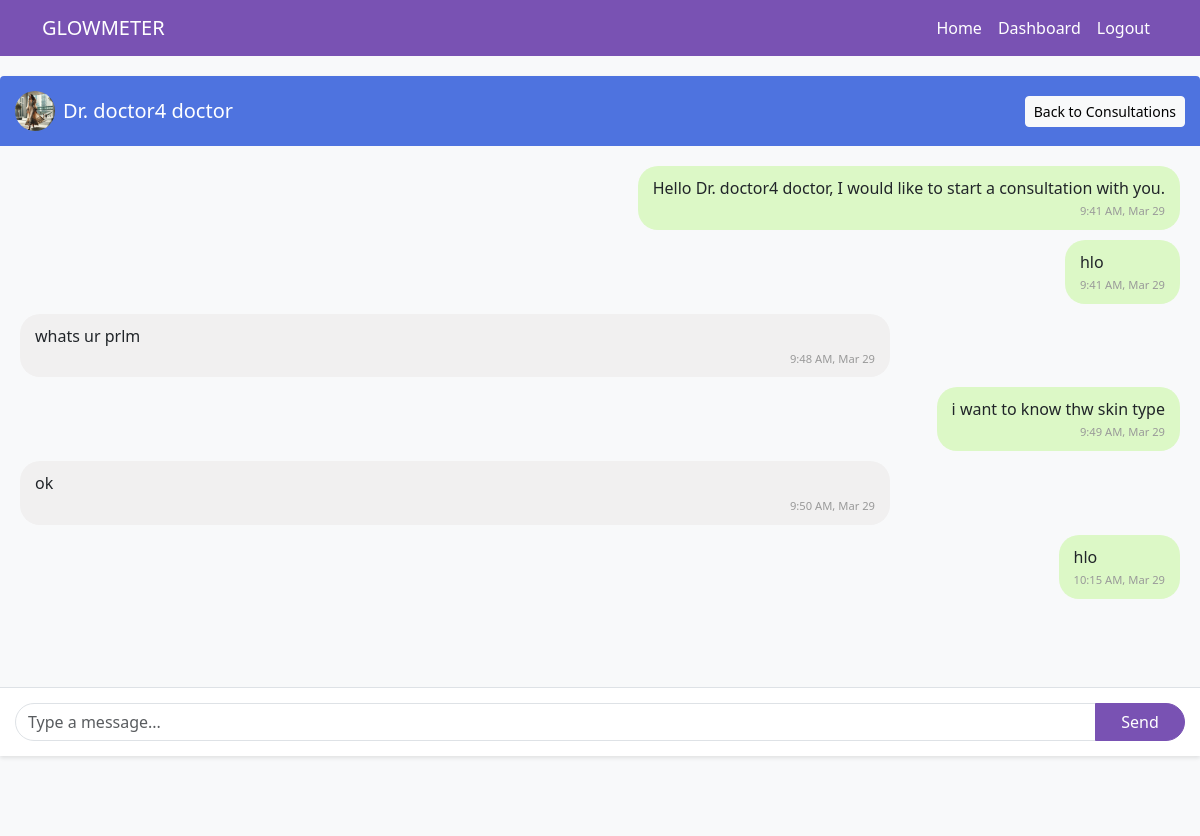
Page /consultation/8/ (signed in) on the earlier database version.
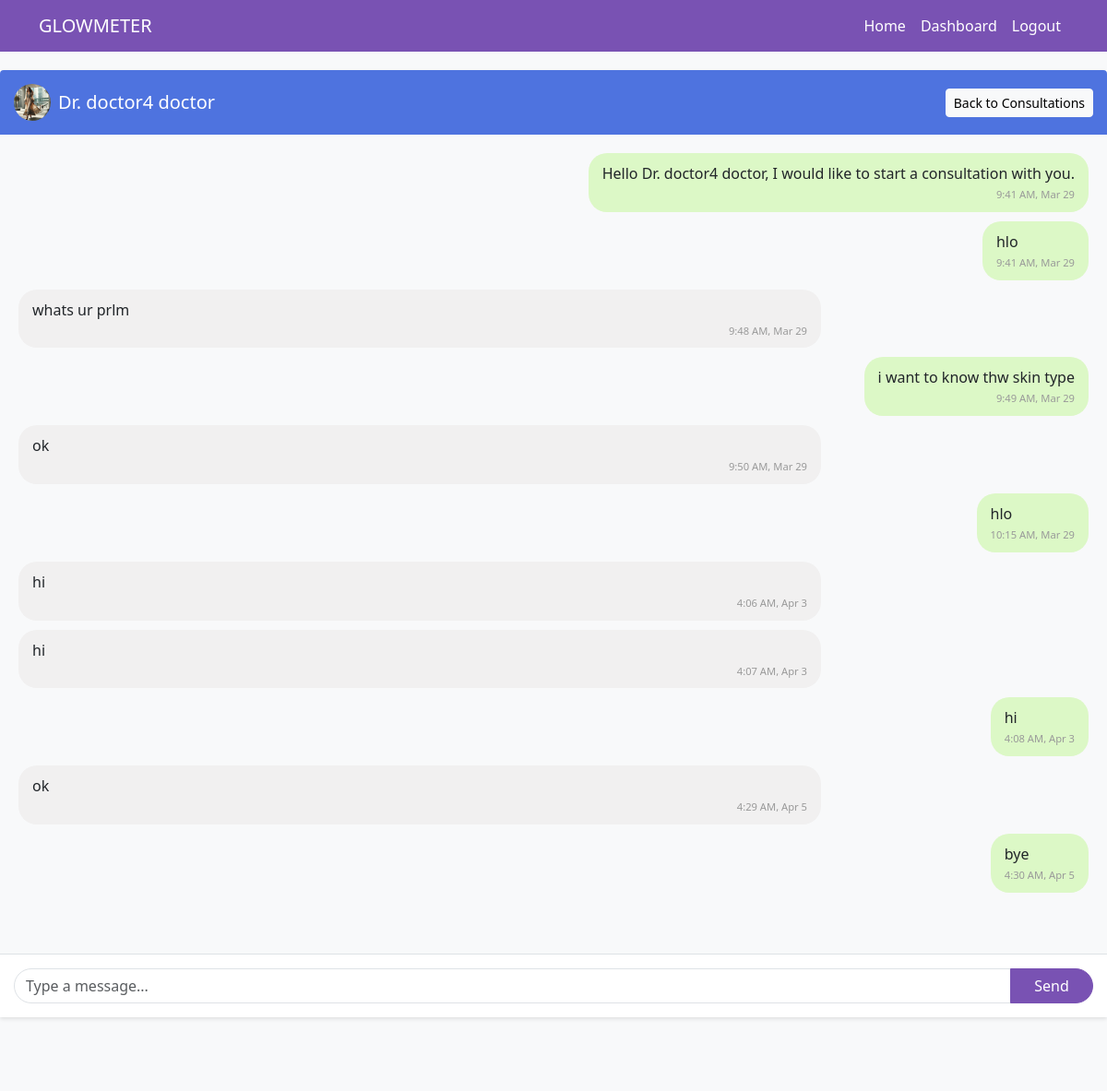
Same page on the later database version.
### glowmeter_app/models.py (models this page shows, shortened)
class Message(models.Model):
    consultation = models.ForeignKey(Consultation, on_delete=models.CASCADE, related_name='messages')
    sender = models.ForeignKey(User, on_delete=models.CASCADE, related_name='sent_messages')
    content = models.TextField()
    timestamp = models.DateTimeField(auto_now_add=True)
    is_read = models.BooleanField(default=False)
    class Meta:
        ordering = ['timestamp']

### glowmeter_app/views.py (the view, shortened to what this page needs)
# urls.py: path('consultation/<int:consultation_id>/', views.consultation_view, name='consultation'),
@login_required
def consultation_view(request, consultation_id):
    consultation = get_object_or_404(Consultation, id=consultation_id)
    user = request.user
    if user != consultation.user and (not user.is_doctor or user.doctor_profile != consultation.doctor):
        messages.error(request, "You don't have permission to view this consultation.")
        return redirect('dashboard')
    Message.objects.filter(
        consultation=consultation,
        is_read=False
    ).exclude(sender=user).update(is_read=True)
    chat_messages = Message.objects.filter(consultation=consultation).order_by('timestamp')
    context = {
        'consultation': consultation,
        'chat_messages': chat_messages,
        'is_doctor': user.is_doctor
    }
    return render(request, 'consultation.html', context)

### templates/consultation.html (shortened to what this page needs)
{% extends 'base.html' %}
{% block content %}
<div class="chat-wrapper">
    <div class="chat-card">
        <div class="chat-header d-flex justify-content-between align-items-center">
            <div class="d-flex align-items-center">
                {% if is_doctor %}
                    {% if consultation.user.user_profile.profile_picture %}
                        <img src="{{ consultation.user.user_profile.profile_picture.url }}" alt="Profile" class="rounded-circle me-2" style="width: 40px; height: 40px; object-fit: cover;">
                    {% else %}
                        <img src="https://via.placeholder.com/40" alt="Profile" class="rounded-circle me-2">
                    {% endif %}
                    <h5 class="mb-0">{{ consultation.user.user_profile.full_name }}</h5>
                {% else %}
                    {% if consultation.doctor.profile_picture %}
                        <img src="{{ consultation.doctor.profile_picture.url }}" alt="Profile" class="rounded-circle me-2" style="width: 40px; height: 40px; object-fit: cover;">
                    {% else %}
                        <img src="https://via.placeholder.com/40" alt="Profile" class="rounded-circle me-2">
                    {% endif %}
                    <h5 class="mb-0">Dr. {{ consultation.doctor.full_name }}</h5>
                {% endif %}
            </div>
            <a href="{% url 'my_consultations' %}" class="btn btn-sm btn-light">Back to Consultations</a>
        </div>
        <div class="chat-container" id="chatContainer">
            {% for message in chat_messages %}
                <div class="d-flex flex-column {% if message.sender == request.user %}align-items-end{% endif %}">
                    <div class="message {% if message.sender == request.user %}user-message{% else %}other-message{% endif %}">
                        {{ message.content }}
                        <div class="message-time">
                            {{ message.timestamp|date:"g:i A, M j" }}
                        </div>
                    </div>
                </div>
            {% endfor %}
        </div>
        <div class="chat-footer">
            <form method="post" id="messageForm">
                <div class="input-group">
                    <input type="text" name="message" class="form-control chat-input" placeholder="Type a message..." required>
                    <button type="submit" class="btn btn-primary send-button">
                         Send
                    </button>
                </div>
            </form>
        </div>
    </div>
</div>
{% endblock %}

Differences in the rows shown:
added Message: content "hi", timestamp "4:06 AM, Apr 3"
added Message: content "hi", timestamp "4:07 AM, Apr 3"
added Message: content "hi", timestamp "4:08 AM, Apr 3"
added Message: content "ok", timestamp "4:29 AM, Apr 5"
added Message: content "bye", timestamp "4:30 AM, Apr 5"
